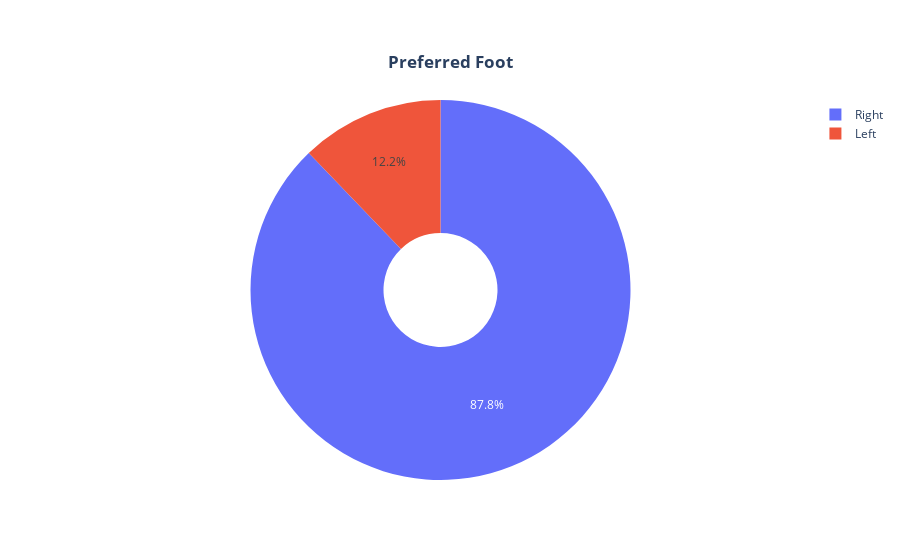

The notebook cell saved with this chart:
### Markdown cell above
## Piechart Visualization for determining the distribution of the players positive-wise 
The below piechart shows that there are majority of the players prefer their right foot compared to the left.

### Code cell
pie_vis2 = go.Pie(values=position_df['Preferred Foot'].value_counts().values,
                 labels=position_df['Preferred Foot'].value_counts().index.values,
                 hole=0.3
                )
 

layout = go.Layout(title={
        'text': "<b>Preferred Foot</b>",
        'y':0.9,
        'x':0.5,
        'xanchor': 'center',
        'yanchor': 'top'})

fig = go.Figure(data=[pie_vis2], layout=layout)
py.iplot(fig)

### Figure 1 — Plotly figure (JSON) as saved in the notebook; plotly's stock layout.template omitted (floating-point values rounded to 4 significant figures)
{"data": [{"hole": 0.3, "labels": ["Right", "Left"], "type": "pie", "values": [4495, 624]}], "layout": {"title": {"text": "<b>Preferred Foot</b>", "x": 0.5, "xanchor": "center", "y": 0.9, "yanchor": "top"}}}
